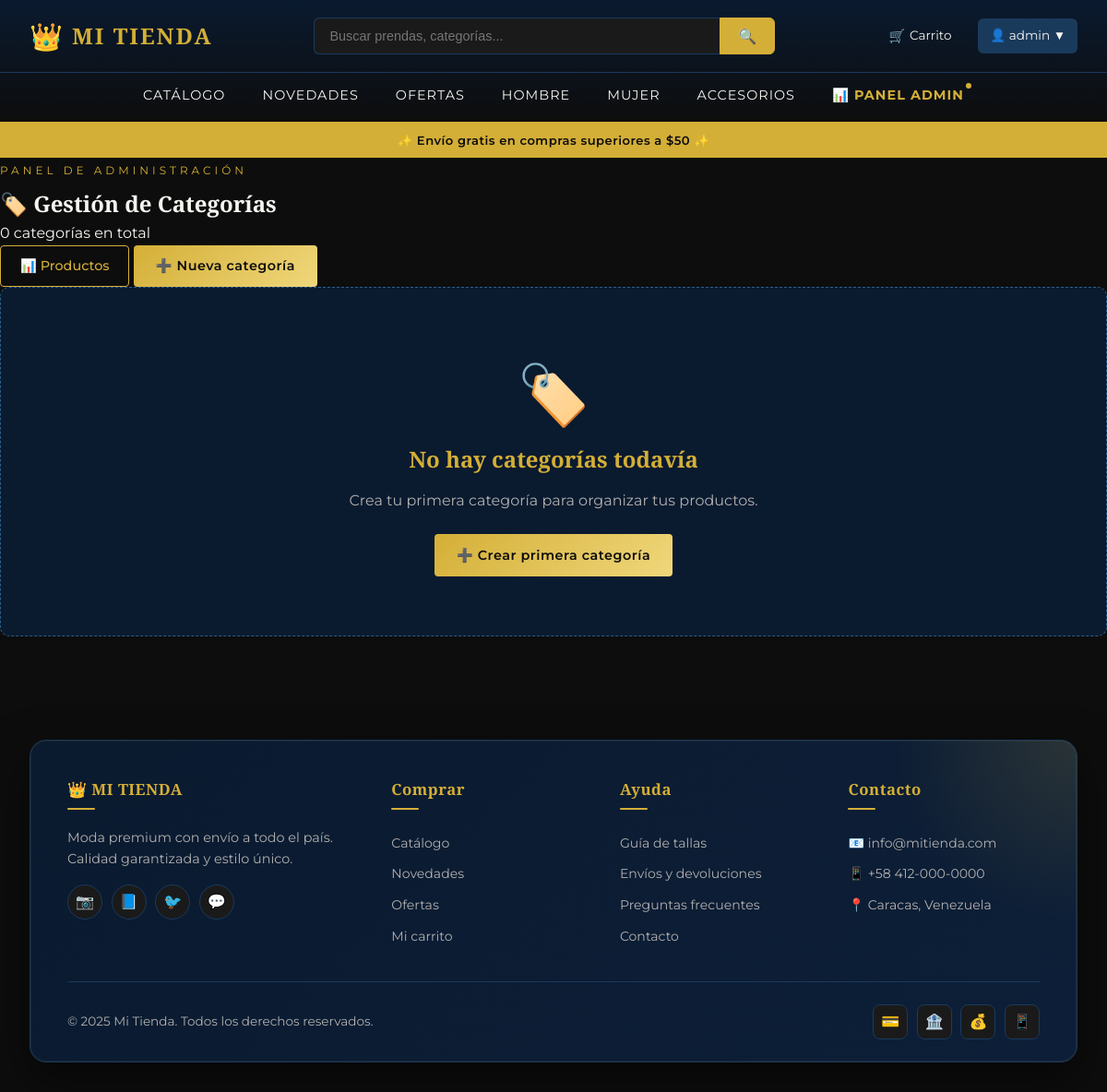
Page /categorias/ (signed in) on the earlier database version.
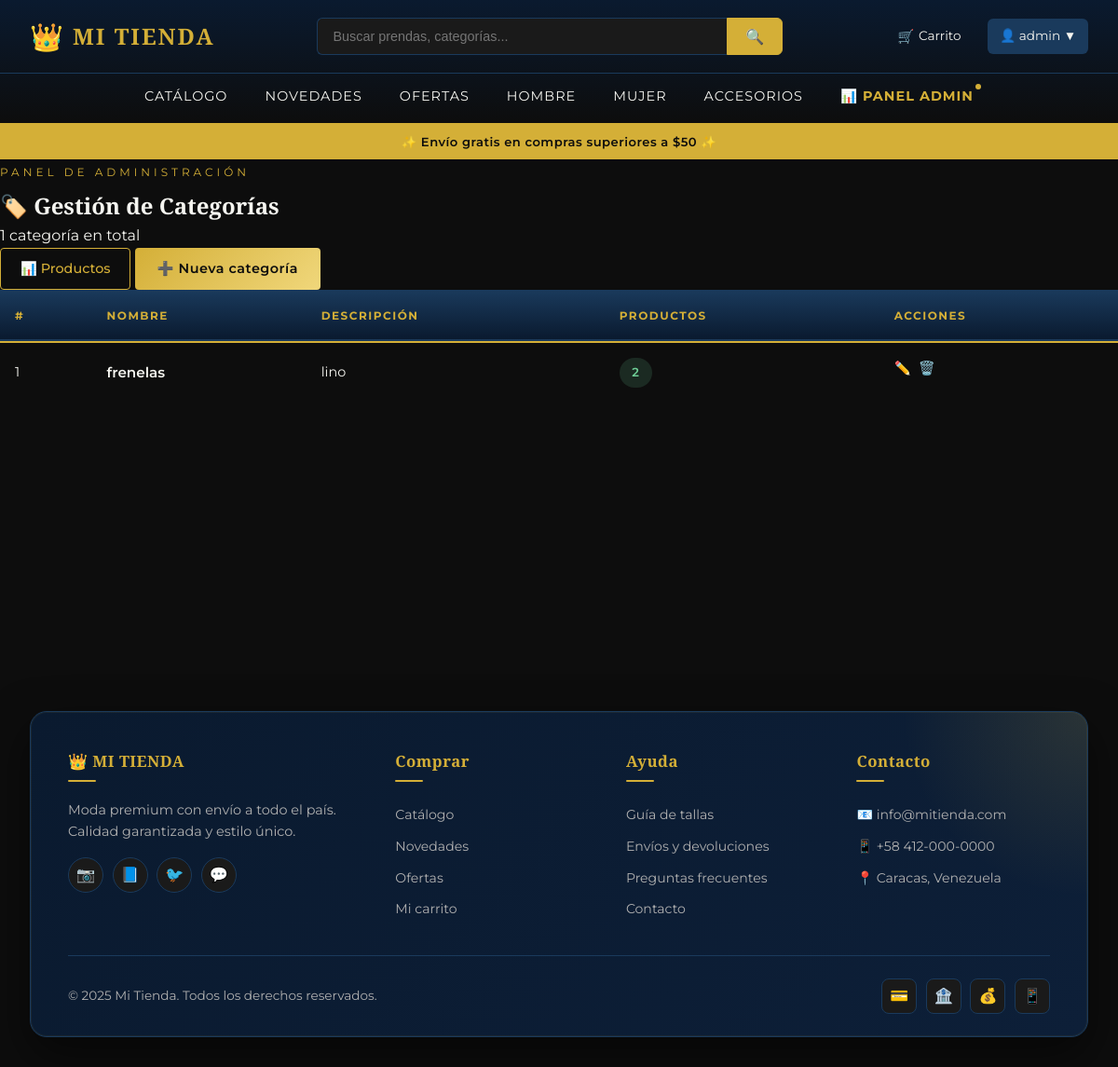
Same page on the later database version.
### tienda/tienda/models.py (models this page shows, shortened)
class Categoria(models.Model):
    nombre = models.CharField(max_length=100)
    descripcion = models.TextField(blank=True)
    class Meta:
        verbose_name = "Categoría"
        verbose_name_plural = "Categorías"

### tienda/tienda/views.py (the view)
# urls.py: path('categorias/', views.lista_categorias, name='lista_categorias'),
@staff_member_required
@staff_member_required
def lista_categorias(request):
    categorias = Categoria.objects.all().order_by('nombre')
    categorias_con_productos = categorias.filter(productos__isnull=False).distinct().count()
    categorias_vacias = categorias.filter(productos__isnull=True).count()
    total_productos = Producto.objects.count()
    return render(request, 'tienda/lista_categorias.html', {
        'categorias': categorias,
        'categorias_con_productos': categorias_con_productos,
        'categorias_vacias': categorias_vacias,
        'total_productos': total_productos,
    })

### templates/tienda/lista_categorias.html (shortened to what this page needs)
{% extends 'tienda/_base.html' %}
{% load static %}
{% block contenido %}
<section class="seccion-admin-panel">
    <div class="admin-header">
        <div>
            <span class="seccion-tag">PANEL DE ADMINISTRACIÓN</span>
            <h2>🏷️ Gestión de Categorías</h2>
            <p>{{ categorias|length }} categoría{{ categorias|length|pluralize }} en total</p>
        </div>
        <div class="admin-header-actions">
            <a href="{% url 'lista_admin' %}" class="btn-outline">📊 Productos</a>
            <a href="{% url 'crear_categoria' %}" class="btn-dorado">➕ Nueva categoría</a>
        </div>
    </div>
    {% if categorias %}
    <div class="admin-tabla-wrapper">
        <table class="admin-tabla">
            <thead>
                <tr>
                    <th>#</th>
                    <th>Nombre</th>
                    <th>Descripción</th>
                    <th>Productos</th>
                    <th>Acciones</th>
                </tr>
            </thead>
            <tbody>
                {% for c in categorias %}
                <tr>
                    <td>{{ forloop.counter }}</td>
                    <td>
                        <strong class="tabla-nombre">{{ c.nombre }}</strong>
                    </td>
                    <td>{{ c.descripcion|default:"—"|truncatewords:12 }}</td>
                    <td>
                        <span class="badge-stock {% if c.productos.count > 0 %}ok{% else %}out{% endif %}">
                            {{ c.productos.count }}
                        </span>
                    </td>
                    <td class="tabla-acciones">
                        <a href="{% url 'editar_categoria' c.pk %}" class="btn-icon edit" title="Editar">✏️</a>
                        <a href="{% url 'eliminar_categoria' c.pk %}" class="btn-icon delete" title="Eliminar">🗑️</a>
                    </td>
                </tr>
                {% endfor %}
            </tbody>
        </table>
    </div>
    {% else %}
    <div class="sin-productos">
        <span style="font-size:4rem;">🏷️</span>
        <h3>No hay categorías todavía</h3>
        <p>Crea tu primera categoría para organizar tus productos.</p>
        <a href="{% url 'crear_categoria' %}" class="btn-dorado">➕ Crear primera categoría</a>
    </div>
    {% endif %}
</section>
{% endblock %}

Differences in the rows shown:
added Categoria: nombre "frenelas", descripcion "lino", productos.count "2"
Other differences:
{{ categorias|length }}: "0" → "1"
text no longer shown: "🏷️ No hay categorías todavía Crea tu primera categoría para organizar tus productos. ➕ Crear primera categoría"
text now shown: "# NOMBRE DESCRIPCIÓN PRODUCTOS ACCIONES"
